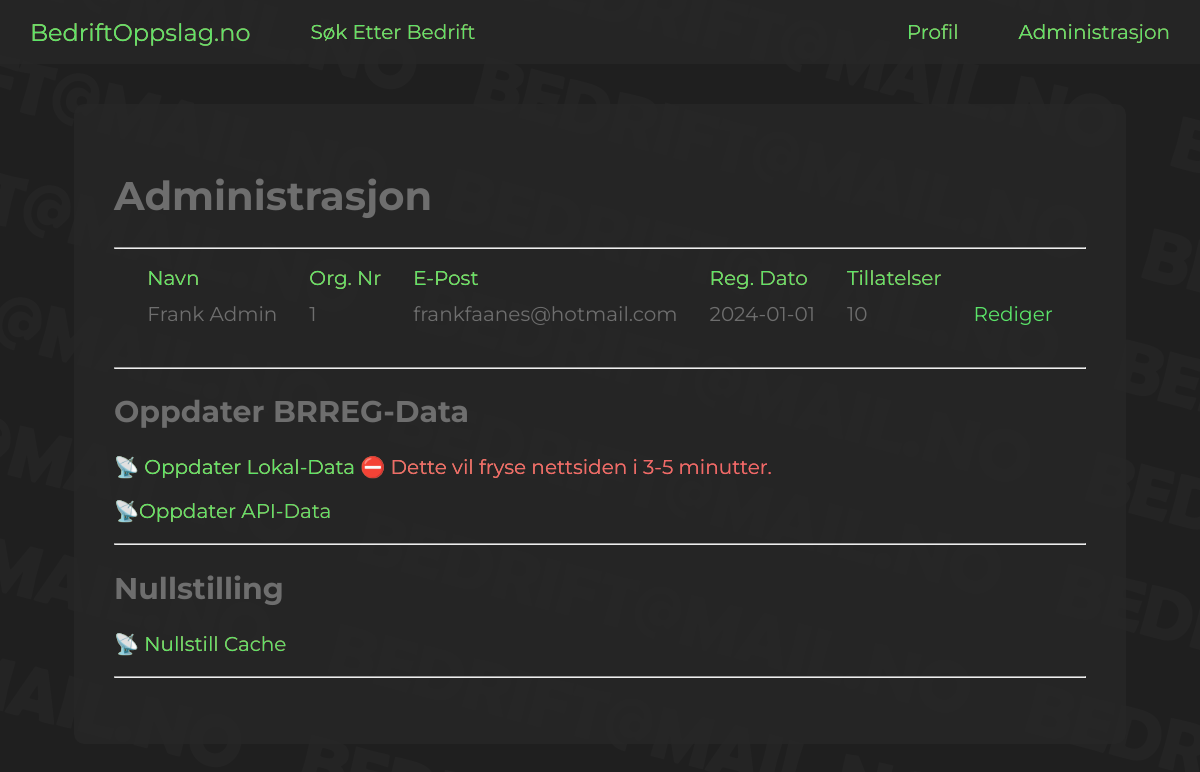
The page /admin (signed in) on the database its author committed.
### main.py (models this page shows)
class User(db.Model, UserMixin):
    id = db.Column(db.Integer, primary_key=True)
    company_number = db.Column(db.Integer, nullable=False, unique=True)
    company_name = db.Column(db.String(100), nullable=False)
    company_email = db.Column(db.String(50), nullable=False)
    register_date = db.Column(db.String(30), nullable=False)
    password_hash = db.Column(db.String(200), nullable=False)
    permission = db.Column(db.Integer)

### main.py (the view)
@app.route("/admin")
@login_required
def admin():
    if current_user.permission != 10:
        flash("Mangler rettigheter!")
        return redirect(url_for("index"))
    users = User.query.all()
    return render_template("admin/admin.html", users=users)

### main.py (called while the page is built)
@login_manager.user_loader
def load_user(user_id):
    return db.session.get(User, user_id)

### templates/admin/admin.html (shortened to what this page needs)
{% extends "base.html" %}
{% block content %}
    <h1>Administrasjon</h1>
    <hr>
    <table class="center_div"">
        <thead>
            <td class="styled_text">Navn</td>
            <td class="styled_text">Org. Nr</td>
            <td class="styled_text">E-Post</td>
            <td class="styled_text">Reg. Dato</td>
            <td class="styled_text">Tillatelser</td>
        </thead>
    {% for user in users %}
        <tr>
            <td>{{user.company_name}}</td>
            <td>{{user.company_number}}</td>
            <td>{{user.company_email}}</td>
            <td>{{user.register_date}}</td>
            <td>{{user.permission}}</td>
            <td><a style ="text-decoration: none; color: #5be469" href="{{url_for('usermanagement', company_number=user.company_number)}}">Rediger</a></td>
        </tr>
    {% endfor %}
    </table>
    <br>
    <hr>
    <h2>Oppdater BRREG-Data</h2>
    <p><a class="styled_text" href="{{url_for('update_local_data')}}">📡 Oppdater Lokal-Data <span class="red_text">⛔ Dette vil fryse nettsiden i 3-5 minutter.</span></a></p>
    <p><a class="styled_text" href="{{url_for('update_api_data')}}">📡Oppdater API-Data</a></p>
    <hr>
    <h2>Nullstilling</h2>
    <p><a class="styled_text" href="{{url_for('clear_cache')}}">📡 Nullstill Cache</a></p>
    <hr>
{% endblock %}

### static/css/base.css (style rules this page uses)
.styled_text { color: var(--highlight); text-decoration: none; background-image: linear-gradient(45deg, #f3e178, #db5656); background-clip: text; background-size: 100%; transition: ease-in 0.2s; }
.red_text { color: var(--red); }
body { padding: 0px; margin: 0px; }
.center_div { margin: auto; }
td { padding: 5px 15px 5px 15px; }

### rows shown on the page
User: company_name "Frank Admin", company_number "1", company_email "frankfaanes@hotmail.com", register_date "2024-01-01", permission "10"
